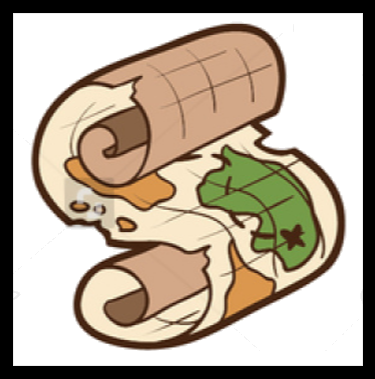
#> input picture utils/c1.png, 375 x 379 px
$ python main.py
#> lines starting #> are read from the running program, lines starting #| are printed output that depends on the picture
from PIL import Image
import random

tiles = [
    Image.open('./c1.png'),
    Image.open('./c2.png'),
    Image.open('./c3.png'),
    Image.open('./c4.png')
    ]
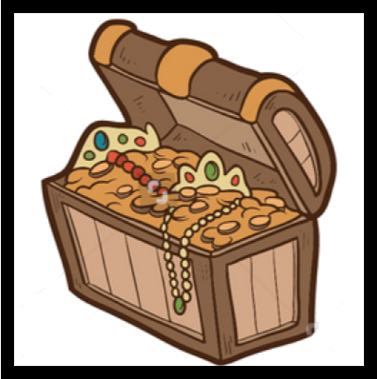
#> input picture utils/c2.png, 377 x 379 px
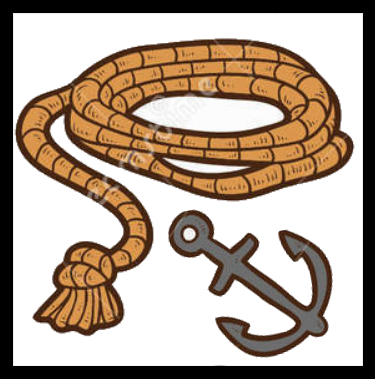
#> input picture utils/c3.png, 375 x 379 px
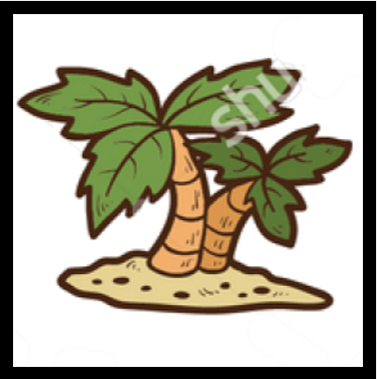
#> input picture utils/c4.png, 377 x 379 px

random.shuffle(tiles)

whole = Image.new('RGBA',(400,400),'white')
#> whole: PIL image 400x400 RGBA; every value is 255

whole.paste(tiles[0].resize((200,200)),(0,0))
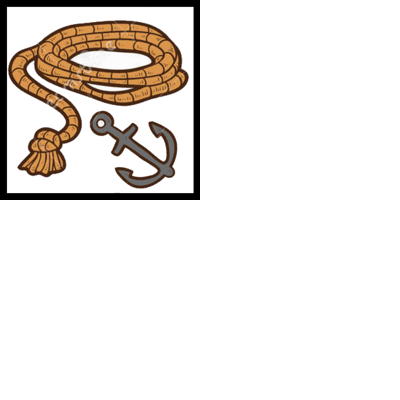
#> whole: PIL image 400x400 RGBA; mean R, G, B, A 235.7, 231.5, 227.7, 255
whole.paste(tiles[1].resize((200,200)),(200,0))
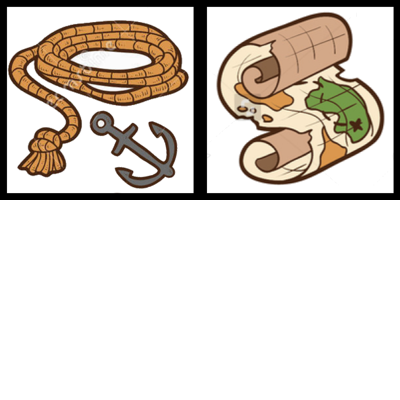
#> whole: PIL image 400x400 RGBA; mean R, G, B, A 217.6, 210.4, 202.4, 255
whole.paste(tiles[2].resize((200,200)),(0,200))
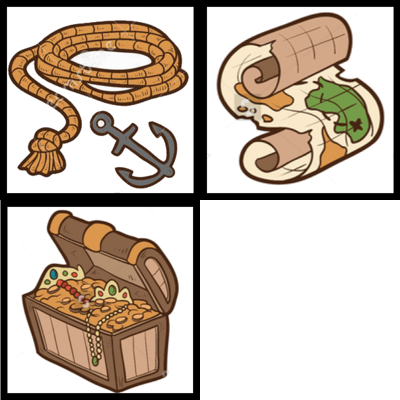
#> whole: PIL image 400x400 RGBA; mean R, G, B, A 195.8, 183.6, 171.4, 255
whole.paste(tiles[3].resize((200,200)),(200,200))
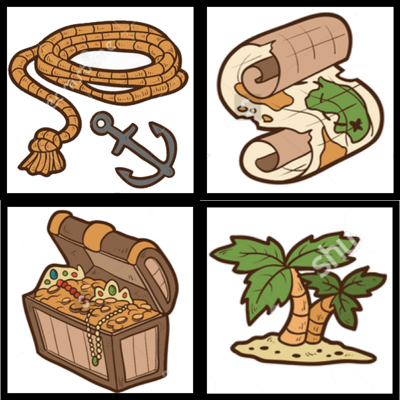
#> whole: PIL image 400x400 RGBA; mean R, G, B, A 175.8, 162.8, 146.1, 255

whole.save('./whole.png')
